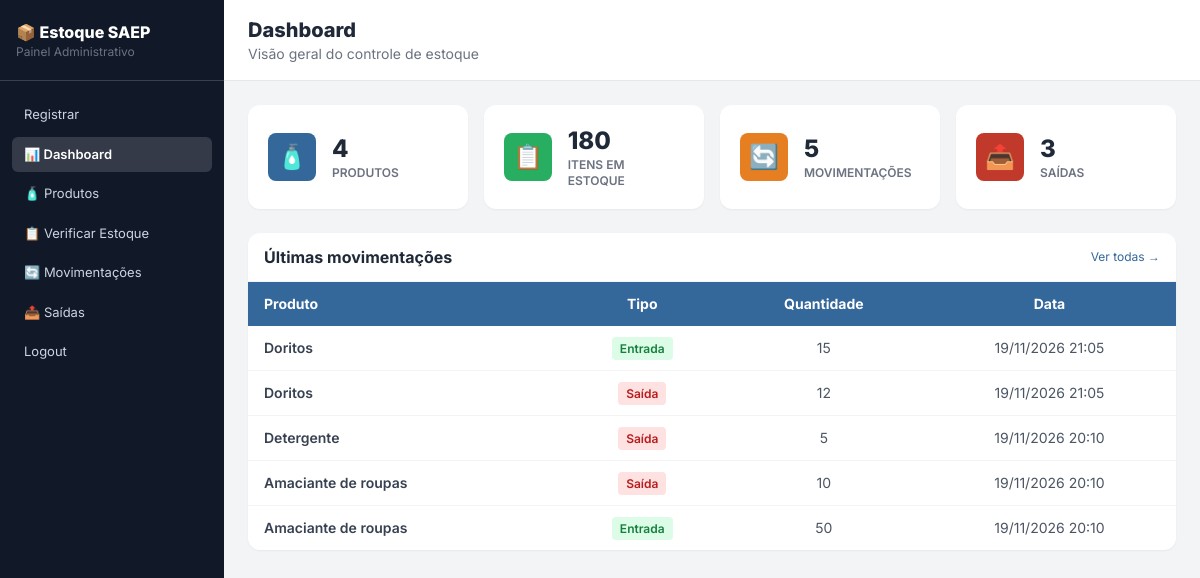
The app's page /index.php (signed in) with its own data.
### tables this page shows
CREATE TABLE `movimentacao` (
  `id_movimentacao` int(11) NOT NULL AUTO_INCREMENT,
  `tipo` enum('ENTRADA','SAIDA') NOT NULL,
  `quantidade` int(11) NOT NULL,
  `id_produto` int(11) NOT NULL,
  `datetime_movimentacao` datetime NOT NULL DEFAULT current_timestamp(),
  `id_user` int(11) NOT NULL,
  PRIMARY KEY (`id_movimentacao`),
  KEY `fk_movimentacao_produto` (`id_produto`),
  KEY `fk_movimentacao_user` (`id_user`),
  CONSTRAINT `fk_movimentacao_produto` FOREIGN KEY (`id_produto`) REFERENCES `produto` (`id_produto`) ON UPDATE CASCADE,
  CONSTRAINT `fk_movimentacao_user` FOREIGN KEY (`id_user`) REFERENCES `user` (`id_user`) ON UPDATE CASCADE
);

CREATE TABLE `produto` (
  `id_produto` int(11) NOT NULL AUTO_INCREMENT,
  `nome` varchar(100) NOT NULL,
  `quantidade_estoque` int(11) NOT NULL,
  `valor_unitario` decimal(10,2) NOT NULL,
  `data_cadastro` date NOT NULL,
  PRIMARY KEY (`id_produto`)
);

### index.php (the view, shortened to what this page needs)
<?php
require_once __DIR__ . '/conexao.php';
require_once __DIR__ . '/includes/menu.php';
$sql = "SELECT
    (SELECT COUNT(*) FROM produto) AS produtos,
    (SELECT COALESCE(SUM(quantidade_estoque), 0) FROM produto) AS itens,
    (SELECT COUNT(*) FROM movimentacao) AS movimentacoes,
    (SELECT COUNT(*) FROM movimentacao WHERE tipo = 'SAIDA') AS saidas";
$totais = $pdo->query($sql)->fetch();
$cards = [
    ["🧴", "Produtos", $totais["produtos"], "produtos.php", "bg-senai-blue"],
    ["📋", "Itens em estoque", $totais["itens"], "estoque.php", "bg-senai-green"],
    ["🔄", "Movimentações", $totais["movimentacoes"], "movimentacoes.php", "bg-senai-orange"],
    ["📤", "Saídas", $totais["saidas"], "saidas.php", "bg-senai-red"],
];
?>
    <main class="flex-1 flex flex-col">
        <div class="bg-white border-b border-gray-200 px-6 py-4">
            <h1 class="text-xl font-extrabold text-gray-800">Dashboard</h1>
            <p class="text-sm text-gray-500">Visão geral do controle de estoque</p>
        </div>
        <div class="p-6 flex-1">
            <div class="grid grid-cols-2 lg:grid-cols-4 gap-4 mb-6">
                <?php foreach ($cards as $c): ?>
                    <a href="<?= $c[3] ?>" class="bg-white rounded-xl shadow-sm p-5 flex items-center gap-4 hover:shadow-md transition">
                        <div class="<?= $c[4] ?> text-white text-2xl w-12 h-12 rounded-lg flex items-center justify-center"><?= $c[0] ?></div>
                        <div>
                            <p class="text-2xl font-extrabold text-gray-800"><?= $c[2] ?></p>
                            <p class="text-xs text-gray-500 uppercase font-semibold"><?= $c[1] ?></p>
                        </div>
                    </a>
                <?php endforeach; ?>
            </div>
            <div class="bg-white rounded-xl shadow-sm overflow-hidden">
                <div class="px-4 py-3 border-b border-gray-100 flex items-center justify-between">
                    <h2 class="font-bold text-gray-800">Últimas movimentações</h2>
                    <a href="movimentacoes.php" class="text-xs text-senai-blue hover:underline">Ver todas →</a>
                </div>
                <table class="w-full text-sm">
                    <thead class="bg-senai-blue text-white">
                        <tr>
                            <th class="px-4 py-3 text-left">Produto</th>
                            <th class="px-4 py-3 text-center">Tipo</th>
                            <th class="px-4 py-3 text-center">Quantidade</th>
                            <th class="px-4 py-3 text-center">Data</th>
                        </tr>
                    </thead>
                    <tbody class="divide-y divide-gray-100">
                    <?php
                        $sql = "SELECT m.tipo, m.quantidade, m.datetime_movimentacao, p.nome
                                FROM movimentacao m
                                JOIN produto p ON p.id_produto = m.id_produto
                                ORDER BY m.id_movimentacao DESC LIMIT 5";
                        $movimentacoes = $pdo->query($sql)->fetchAll();
                        foreach ($movimentacoes as $m):
                    ?>
                        <tr class="hover:bg-gray-50 transition">
                            <td class="px-4 py-3 text-gray-700 font-semibold"><?= htmlspecialchars($m["nome"]) ?></td>
                            <td class="px-4 py-3 text-center">
                                <?php if ($m["tipo"] == "ENTRADA"): ?>
                                    <span class="bg-green-100 text-green-700 text-xs font-semibold px-2 py-1 rounded">Entrada</span>
                                <?php else: ?>
                                    <span class="bg-red-100 text-red-700 text-xs font-semibold px-2 py-1 rounded">Saída</span>
                                <?php endif; ?>
                            </td>
                            <td class="px-4 py-3 text-center text-gray-600"><?= $m["quantidade"] ?></td>
                            <td class="px-4 py-3 text-center text-gray-600"><?= date("d/m/Y H:i", strtotime($m["datetime_movimentacao"])) ?></td>
                        </tr>
                    <?php endforeach; ?>
                    </tbody>
                </table>
            </div>
        </div>
    </main>
</body>
</html>

### includes/menu.php (shortened to what this page needs)
<?php
$pagina = basename($_SERVER['PHP_SELF']);
$ativo = function ($prefixo) use ($pagina) {
    return strpos($pagina, $prefixo) === 0 ? 'active' : '';
};
?>
<!DOCTYPE html>
<html lang="pt-BR">
<head>
    <script src="https://cdn.tailwindcss.com"></script>
</head>
<body class="bg-gray-100 min-h-screen flex">
    <aside class="w-56 bg-gray-900 min-h-screen flex flex-col flex-shrink-0">
        <div class="px-4 py-5 border-b border-gray-700"><p class="text-white font-extrabold text-base">📦 Estoque SAEP</p><p class="text-gray-500 text-xs">Painel Administrativo</p></div>
        <nav class="flex-1 p-3 space-y-1 pt-4">
            <?php if (($_SESSION['user_tipo'] ?? '') === 'administrador'): ?>
                <a href="registro.php"  class="nav-link <?= $ativo('registro') ?>"> Registrar</a>
            <?php endif; ?>
            <a href="index.php"         class="nav-link <?= $ativo('index') ?>">📊 Dashboard</a>
            <a href="produtos.php"      class="nav-link <?= $ativo('produto') ?>">🧴 Produtos</a>
            <a href="estoque.php"       class="nav-link <?= $ativo('estoque') ?>">📋 Verificar Estoque</a>
            <a href="movimentacoes.php" class="nav-link <?= $ativo('movimentac') ?>">🔄 Movimentações</a>
            <a href="saidas.php"        class="nav-link <?= $ativo('saidas') ?>">📤 Saídas</a>
            <a href="logout.php"        class="nav-link <?= $ativo('saidas') ?>">Logout</a>
        </nav>
    </aside>

### includes/menu.php (style rules this page uses)
body { font-family: 'Inter', sans-serif; }
.nav-link { display:flex; align-items:center; gap:8px; padding:8px 12px; border-radius:6px; font-size:13px; cursor:pointer; transition:background .15s; color:#cbd5e1; }
.nav-link.active { background:rgba(255,255,255,.15); color:#fff; font-weight:600; }

### records on screen
movimentacao: id_produto.nome "Doritos", tipo "Entrada", quantidade "15", datetime_movimentacao "19/11/2026 21:05"
movimentacao: id_produto.nome "Doritos", tipo "Saída", quantidade "12", datetime_movimentacao "19/11/2026 21:05"
movimentacao: id_produto.nome "Detergente", tipo "Saída", quantidade "5", datetime_movimentacao "19/11/2026 20:10"
movimentacao: id_produto.nome "Amaciante de roupas", tipo "Saída", quantidade "10", datetime_movimentacao "19/11/2026 20:10"
movimentacao: id_produto.nome "Amaciante de roupas", tipo "Entrada", quantidade "50", datetime_movimentacao "19/11/2026 20:10"

### other values on screen
$c[0] "🧴"
$c[2] "4"
$c[1] "PRODUTOS"
$c[0] "📋"
$c[2] "180"
$c[1] "ITENS EM ESTOQUE"
$c[0] "🔄"
$c[2] "5"
$c[1] "MOVIMENTAÇÕES"
$c[0] "📤"
$c[2] "3"
$c[1] "SAÍDAS"
